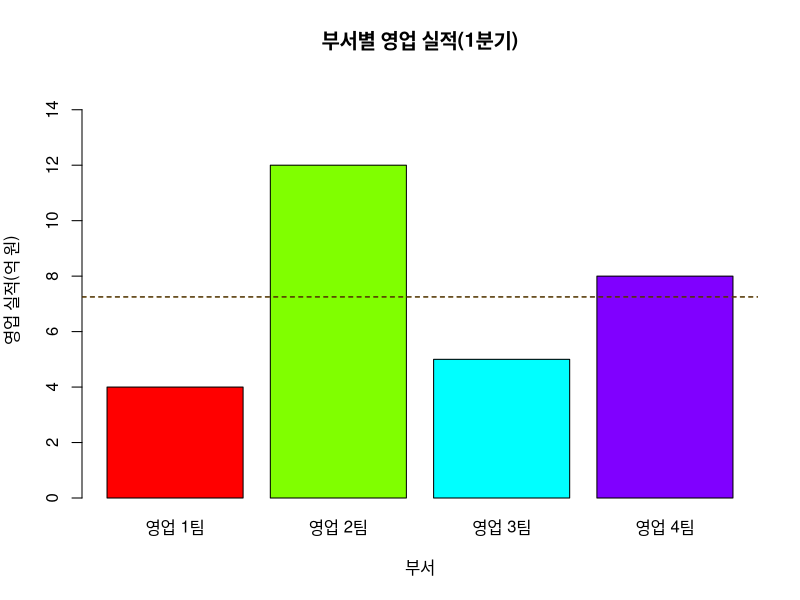
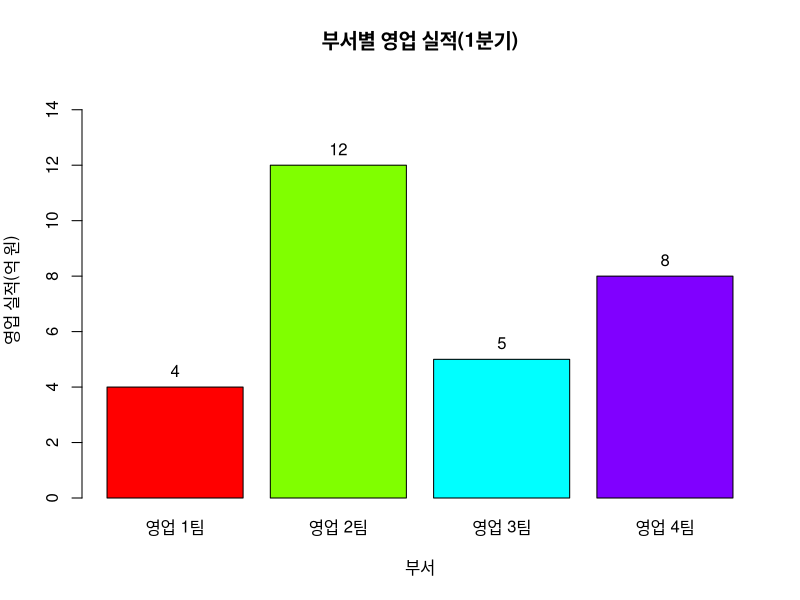
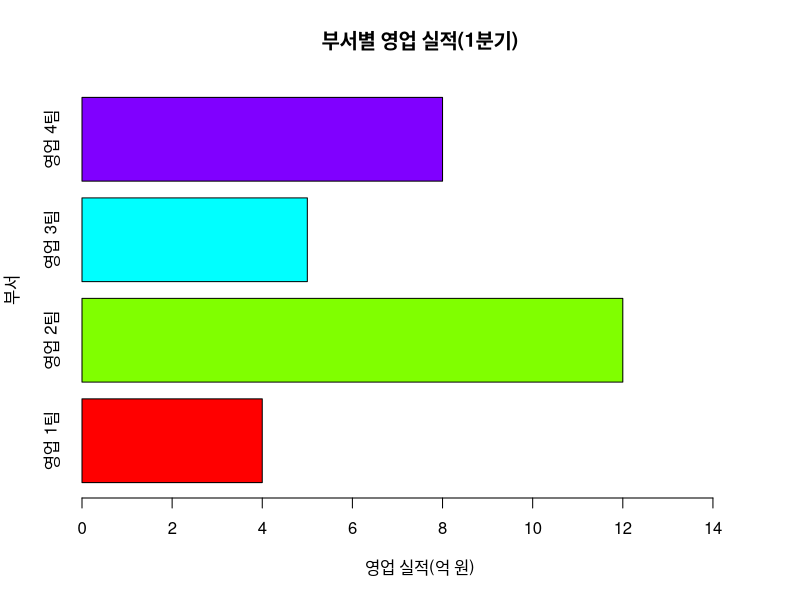
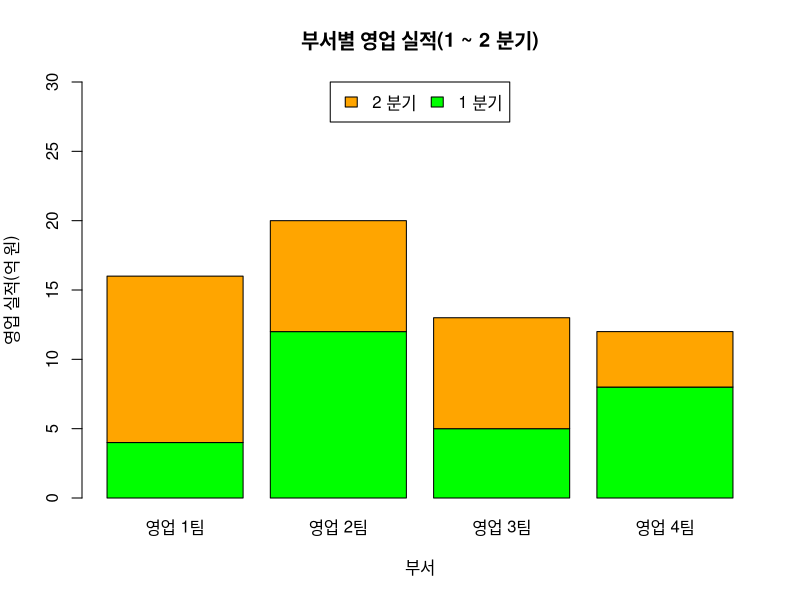
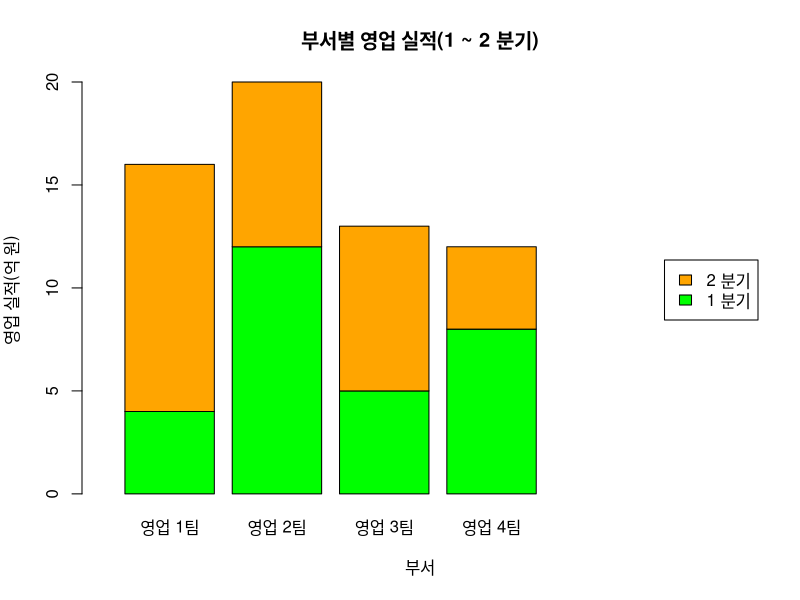
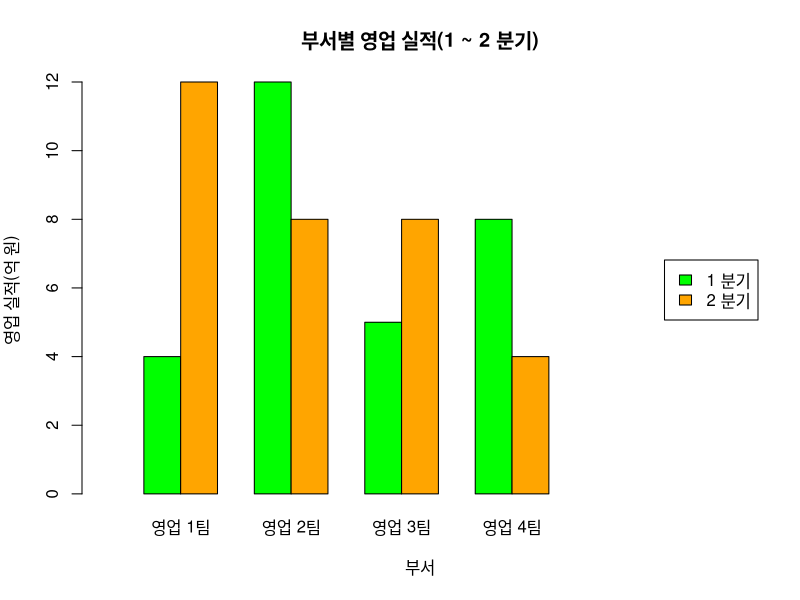

Recreate these plots in R, in order.
# 바 차트 
dept <- c("영업 1팀", "영업 2팀", "영업 3팀", "영업 4팀")
sales01 <- c(4, 12, 5, 8)
barplot(sales01, 
        names.arg = dept,
        main = "부서별 영업 실적(1분기)",
        col = rainbow(length(dept)),
        xlab = "부서", ylab = "영업 실적(억 원)",
        ylim = c(0, 15))

# 수평선(h : 수평선, v : 수직선)
abline(h = mean(sales01), col = "orange", lty = 2)
# a : y절편, b : 기울기 (y = bx + a)
abline(a = mean(sales01), b = 0, col = "black", lty = 2)

# 데이터 라벨 출력
bp <- barplot(sales01, names.arg = dept,
              main = "부서별 영업 실적(1분기)",
              col = rainbow(length(dept)),
              xlab = "부서", ylab = "영업 실적(억 원)",
              ylim = c(0, 15))

text(x = bp, y = sales01, labels = sales01, pos = 3)

# 바 차트의 회전(수평 바 차트)
barplot(sales01, names.arg = dept,
        main = "부서별 영업 실적(1분기)",
        col = rainbow(length(dept)),
        ylab = "부서", xlab = "영업 실적(억 원)",
        xlim = c(0, 15),
        horiz = TRUE)

# 스택형 바 차트
dept <- c("영업 1팀", "영업 2팀", "영업 3팀", "영업 4팀")
sales01 <- c(4, 12, 5, 8)
sales02 <- c(12, 8, 8, 4)
sales <- rbind(sales01, sales02)
sales

legend_lbl <- c("1 분기", "2 분기")
barplot(sales, main = "부서별 영업 실적(1 ~ 2 분기)",
        names.arg = dept,
        xlab = "부서", ylab = "영업 실적(억 원)",
        col = c("green", "orange"),
        legend.text = legend_lbl,
        ylim = c(0, 30),
        args.legend = list(x = "top", ncol = 2))

barplot(sales, main = "부서별 영업 실적(1 ~ 2 분기)",
        names.arg = dept,
        xlab = "부서", ylab = "영업 실적(억 원)",
        col = c("green", "orange"),
        legend.text = legend_lbl,
        xlim = c(0, 7),
        args.legend = list(x = "right"))

# 그룹형 바 차트
barplot(sales, main = "부서별 영업 실적(1 ~ 2 분기)",
        names.arg = dept,
        xlab = "부서", ylab = "영업 실적(억 원)",
        col = c("green", "orange"),
        legend.text = legend_lbl,
        xlim = c(0, 17),
        args.legend = list(x = "right"),
        beside = TRUE)